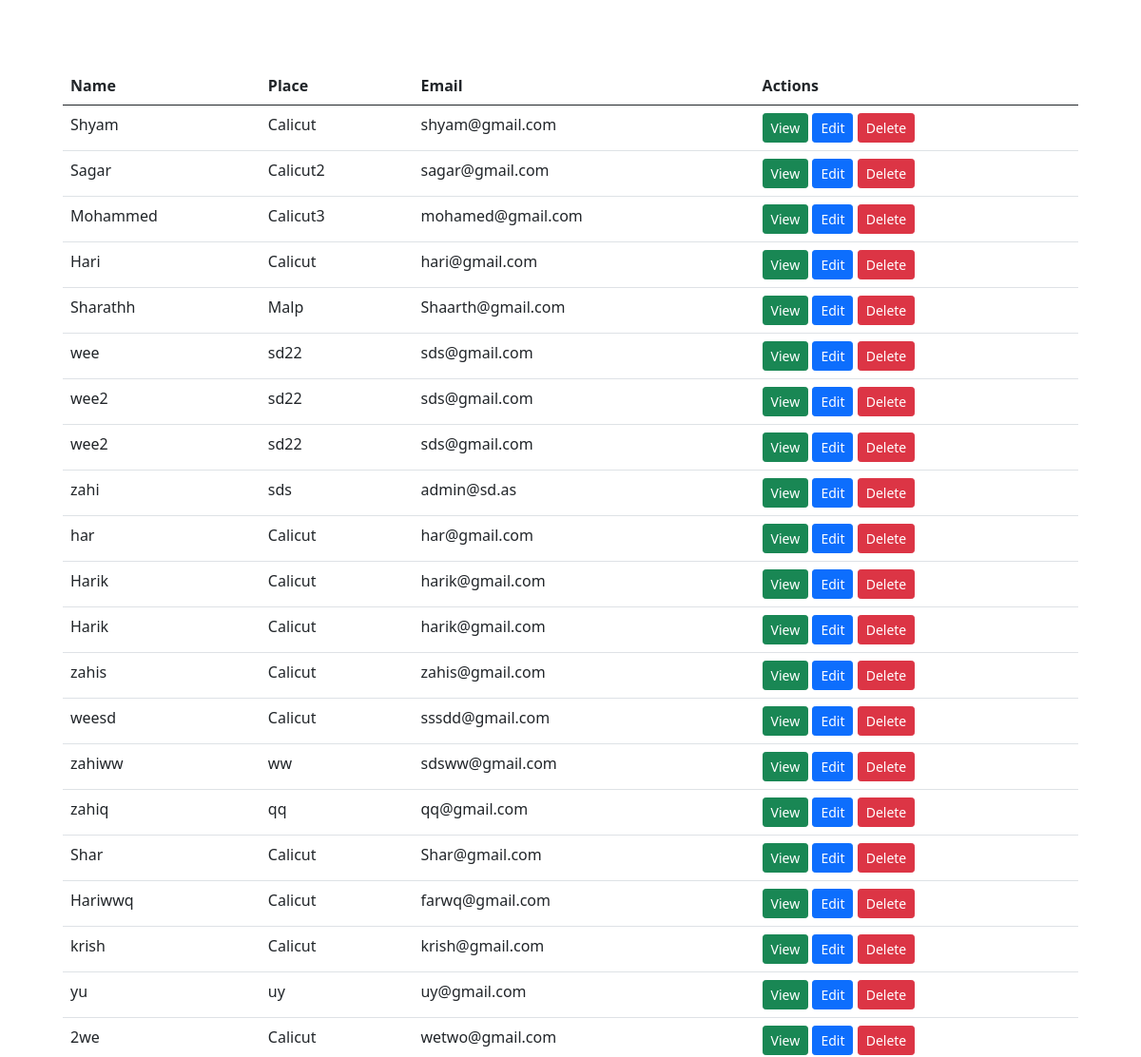
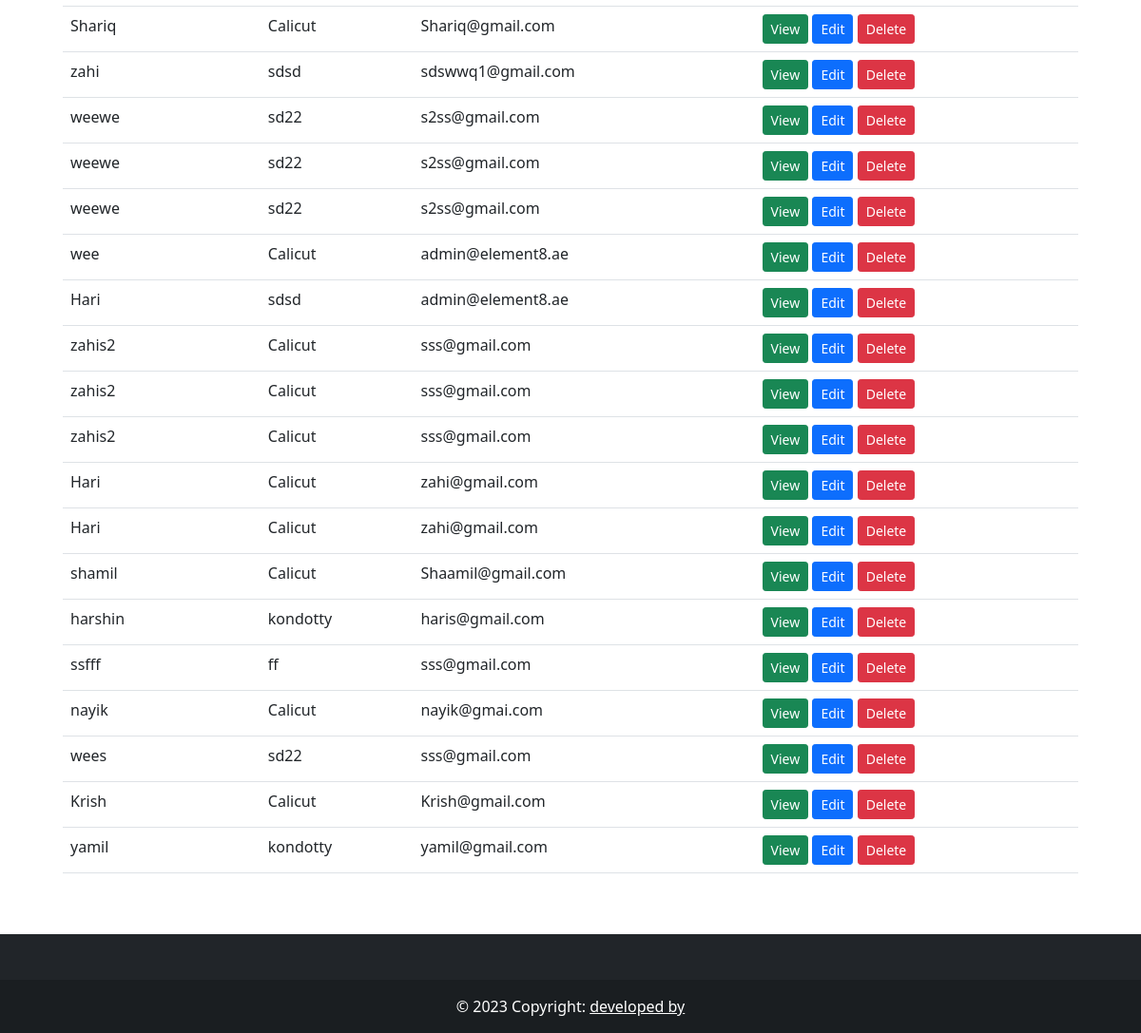
Before: /add_user/ (lower part) with the older database file (2 pictures, top to bottom).
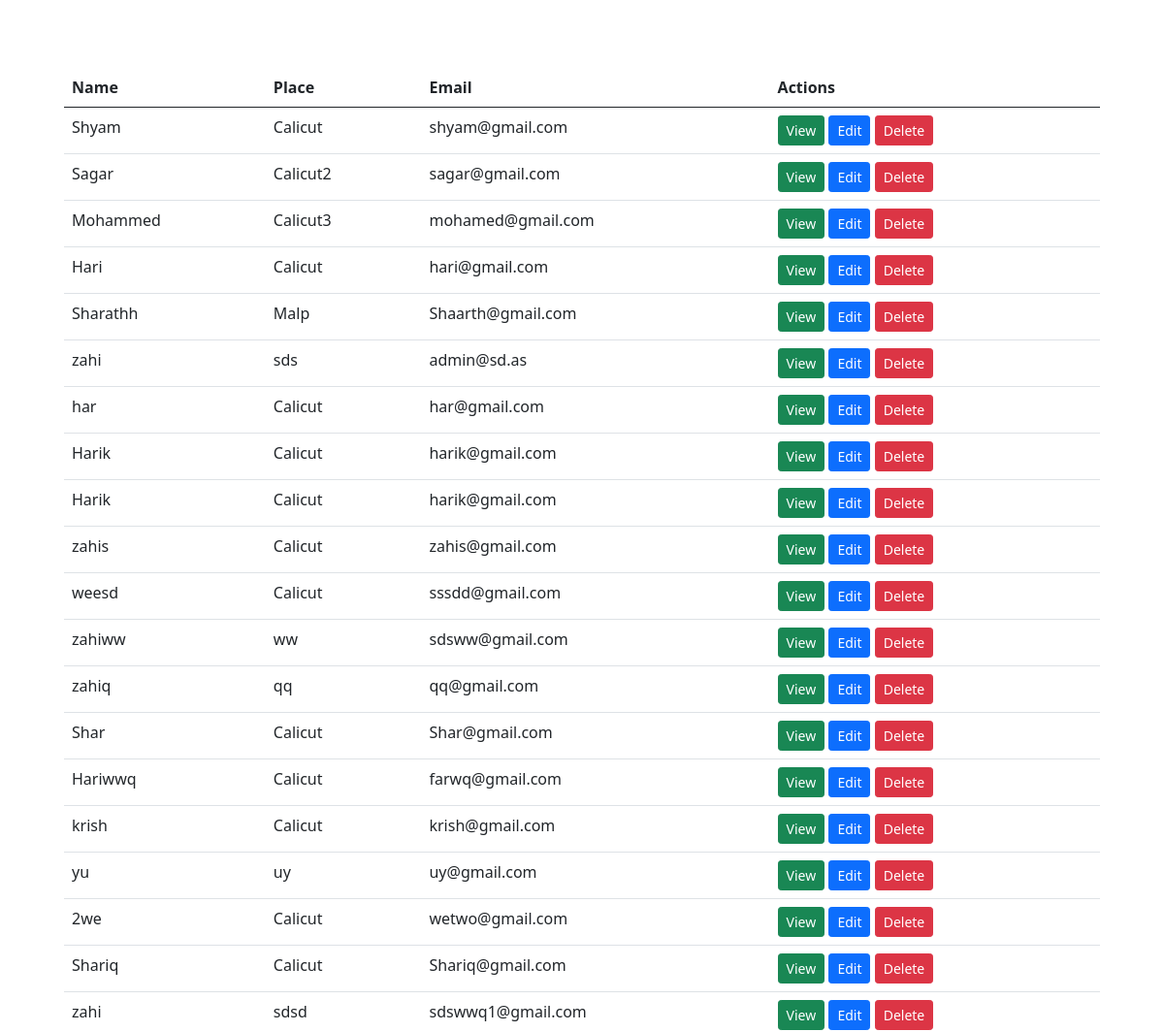
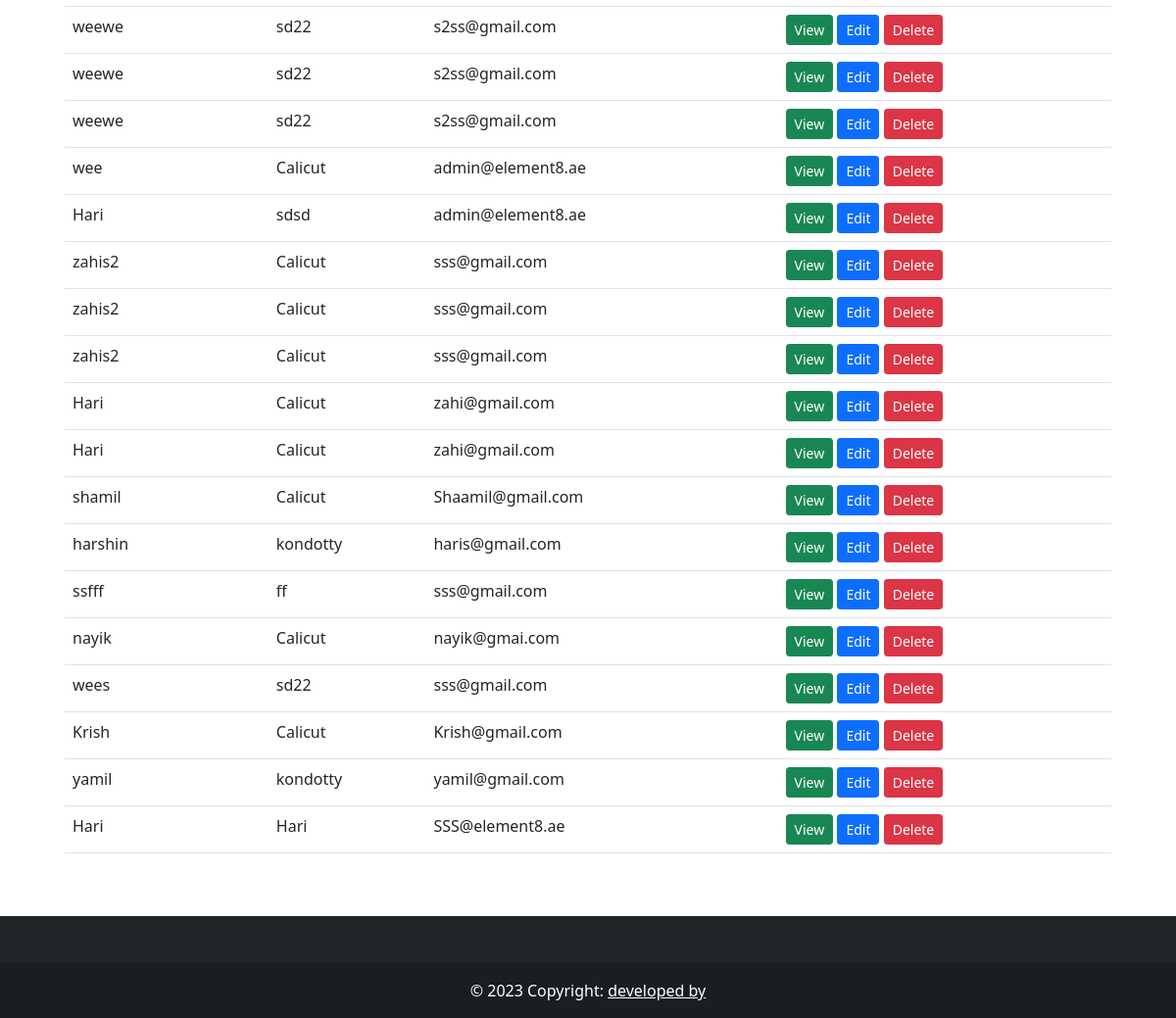
After: the same page with the newer database file (2 pictures, top to bottom).
### web/models.py (models this page shows, shortened)
class User(models.Model):
    name = models.CharField(max_length=50)
    email = models.EmailField(max_length=50)
    place = models.CharField(max_length=50)
    def get_absolute_url(self):
        return reverse('web:user_detail_view', args=[self.pk])

### web/views.py (the view, shortened to what this page needs)
# urls.py: path('add_user/',views.AddUserView.as_view(),name='add_user'),
class AddUserView(CreateView):
    model = User
    template_name = 'web/add_user.html'
    form_class = UserAddForm
    success_url = reverse_lazy('web:index')
    def get_context_data(self, **kwargs):
        context = super().get_context_data(**kwargs)
        users = User.objects.all()
        context['users'] = users
        return context

### templates/web/add_user.html (shortened to what this page needs)
{% extends 'web/base.html' %}
{% load static crispy_forms_tags  %}
{% block content %}
<div class="container pt-5">
    <form method="post" id="add-user-form" >
        <div class="form-group pt-2 pb-5">
        </div>
    </form>
    <div id="user-list-section">
        {% include 'web/user_list.html' %}
    </div>
</div>
{% endblock %}

### templates/web/user_list.html
<div class="container px-4 pt-5 pb-5">
    <table class="table">
        <thead>
            <tr>
                <th>Name</th>
                <th>Place</th>
                <th>Email</th>
                <th>Actions</th>
            </tr>
        </thead>
        <tbody>
            {% for user in users %}
            <tr>
                <td>{{ user.name }}</td>
                <td>{{ user.place }}</td>
                <td>{{ user.email }}</td>
                <td>
                    <a href="{{user.get_absolute_url}}"><button class="btn btn-success btn-sm">View</button></a>
                    <a href=""><button class="btn btn-primary btn-sm">Edit</button></a>
                    <a href="{% url 'web:delete_user' user.pk %}"><button class="btn btn-danger btn-sm">Delete</button></a>
                </td>
            </tr>
            {% endfor %}
        </tbody>
    </table>
</div>

Changed rows visible on the page:
removed User: name "wee", place "sd22", email "sds@gmail.com"
removed User: name "wee2", place "sd22", email "sds@gmail.com"
removed User: name "wee2", place "sd22", email "sds@gmail.com"
added User: name "Hari", place "Hari", email "SSS@element8.ae"
